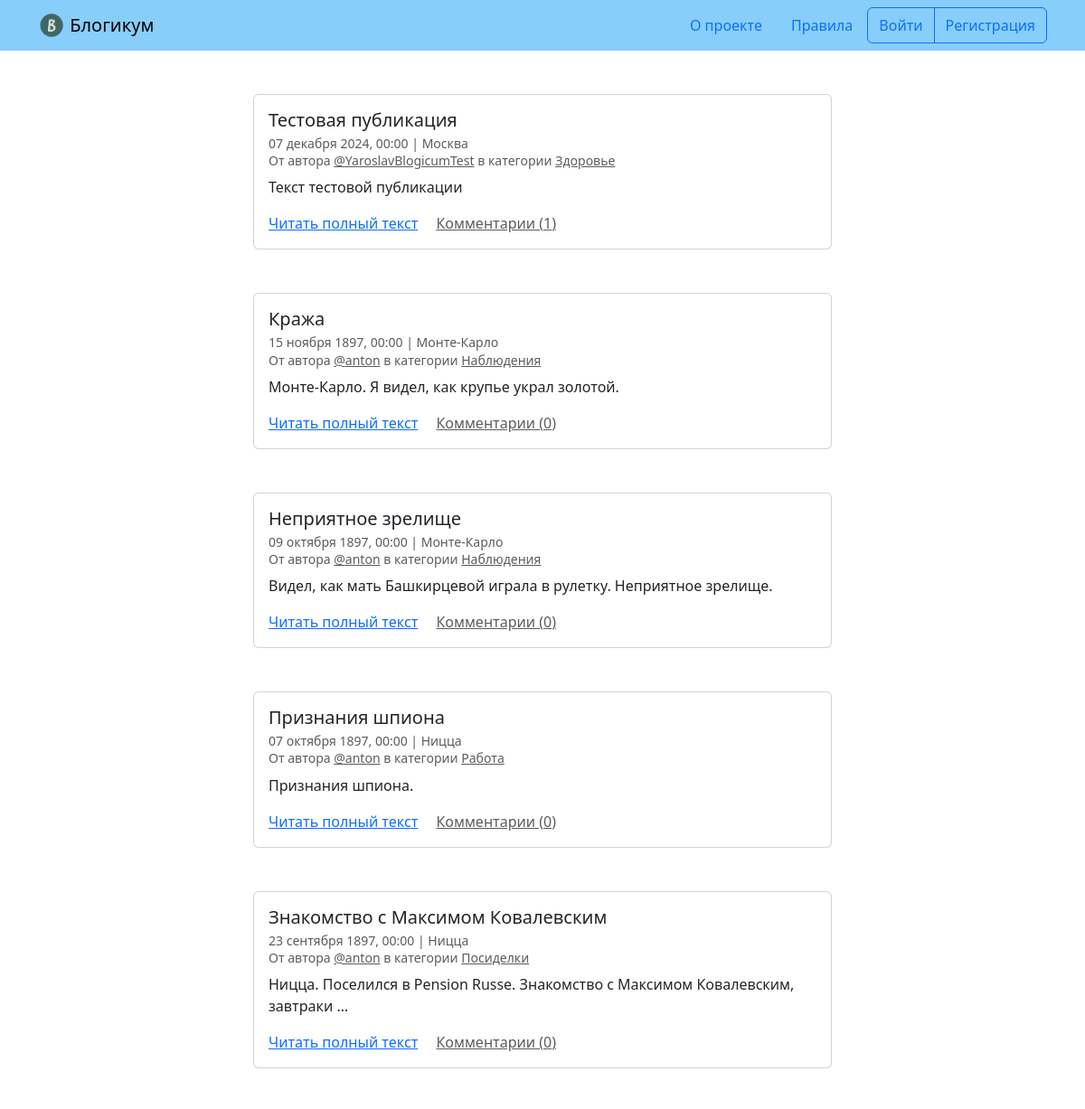
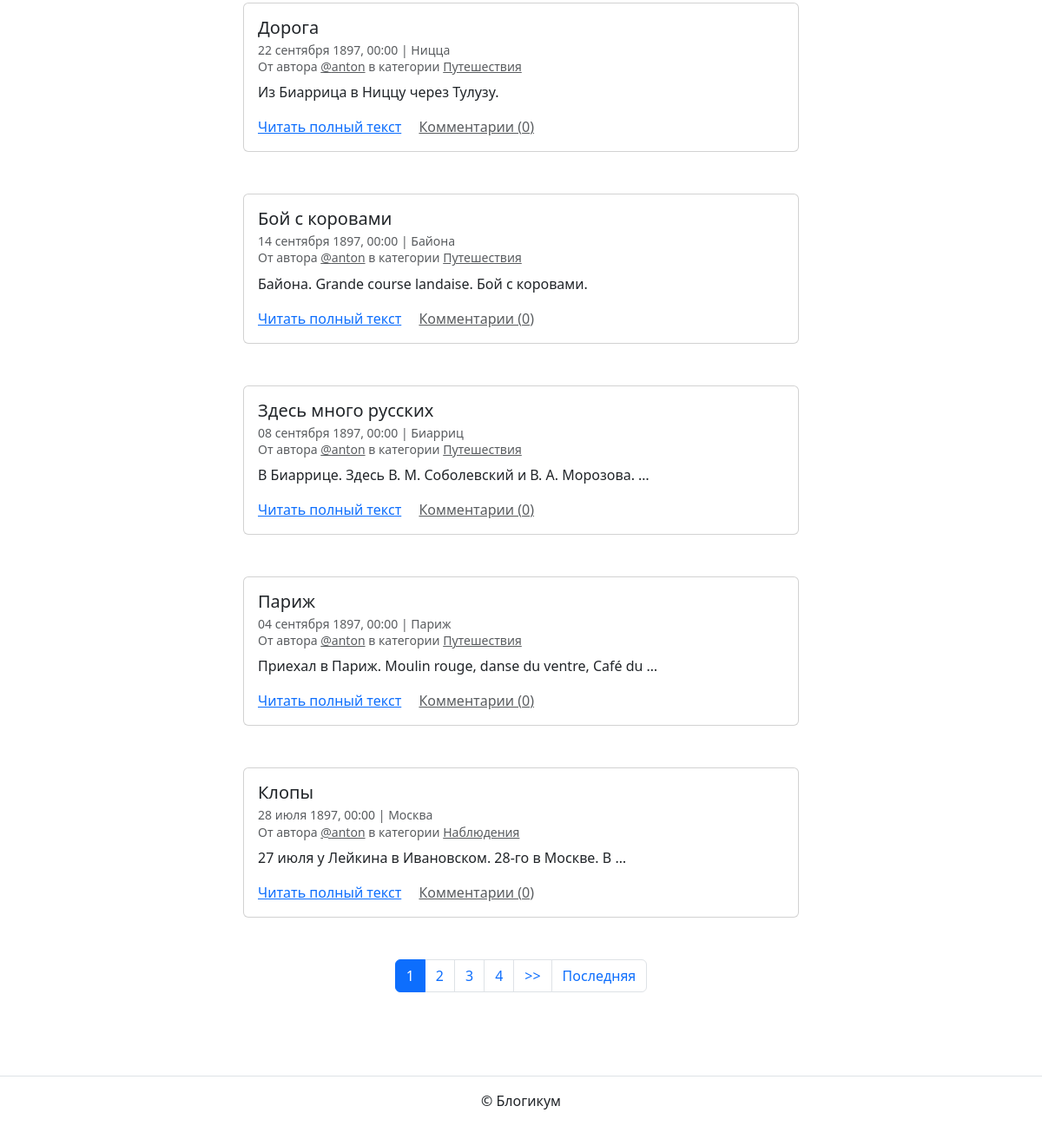
The page / on the database its author committed (2 pictures, top to bottom).
### blog/models.py (models this page shows)
class Blog(models.Model):
    is_published = models.BooleanField(
        default=True,
        verbose_name="Опубликовано",
        help_text="Снимите галочку, чтобы скрыть публикацию.",
    )
    created_at = models.DateTimeField(
        auto_now_add=True,
        verbose_name="Добавлено"
    )
    class Meta:
        abstract = True

class Post(Blog):
    title = models.CharField(max_length=256, verbose_name="Заголовок")
    text = models.TextField(verbose_name="Текст", )
    pub_date = models.DateTimeField(
        verbose_name="Дата и время публикации",
        help_text="Если установить дату "
                  "и время в будущем — "
                  "можно делать отложенные публикации."
    )
    author = models.ForeignKey(
        User,
        on_delete=models.CASCADE,
        verbose_name="Автор публикации",
        related_name="posts"
    )
    location = models.ForeignKey(
        Location,
        on_delete=models.SET_NULL,
        verbose_name="Местоположение",
        null=True,
        blank=True,
        related_name="posts"
    )
    category = models.ForeignKey(
        Category,
        on_delete=models.SET_NULL,
        verbose_name="Категория",
        null=True
    )
    image = models.ImageField(
        upload_to="media/",
        null=True,
        verbose_name="Картинка",
        blank=True,
    )
    class Meta:
        verbose_name = 'публикация'
        verbose_name_plural = 'Публикации'

class Location(Blog):
    name = models.CharField(max_length=256, verbose_name="Название места")
    class Meta:
        verbose_name = 'местоположение'
        verbose_name_plural = 'Местоположения'

class Category(Blog):
    title = models.CharField(max_length=256, verbose_name="Заголовок")
    description = models.TextField(verbose_name="Описание")
    slug = models.SlugField(unique=True,
                            verbose_name="Идентификатор",
                            help_text="Идентификатор страницы для URL; "
                                      "разрешены символы латиницы, "
                                      "цифры, дефис и подчёркивание."
                            )
    class Meta:
        verbose_name = 'категория'
        verbose_name_plural = 'Категории'

### blog/views.py (the view)
# urls.py: path('', views.index, name='index'),
def index(request):
    dt_now = timezone.now()
    posts = Post.objects.filter(
        pub_date__lte=dt_now,
        is_published=True,
        category__is_published=True
    )
    posts = index_posts(posts)
    paginator = Paginator(posts, 10)
    page_number = request.GET.get('page')
    page_obj = paginator.get_page(page_number)
    return render(request, 'blog/index.html', {'page_obj': page_obj})

### blog/views.py (called while the page is built)
def index_posts(posts):
    posts = posts.order_by('-pub_date')
    posts = posts.annotate(
        comment_count=Count("comment")
    ).order_by(
        "-pub_date"
    )
    return posts

### templates/blog/index.html (shortened to what this page needs)
{% extends "base.html" %}
{% block content %}
  {% for post in page_obj %}
    <article class="mb-5">
      {% include "includes/post_card.html" %}
    </article>
  {% endfor %}
  {% include "includes/paginator.html" %}
{% endblock %}

### templates/base.html (shortened to what this page needs)
{% load static %}
{% load django_bootstrap5 %}
<!DOCTYPE html>
<html lang="ru">
  <head>
    {% bootstrap_css %}
  </head>
  <body>
    {% include "includes/header.html" %}
    <main>
      <div class="container py-5">
        {% block content %}{% endblock %}
      </div>
    </main>
    {% include "includes/footer.html" %}
  </body>
</html>

### templates/includes/header.html
{% load static %}
<header>
  <nav class="navbar navbar-light" style="background-color: lightskyblue">
    <div class="container">
      <a class="navbar-brand" href="{% url 'blog:index' %}">
        <img src="{% static 'img/logo.png' %}" width="30" height="30" class="d-inline-block align-top" alt="">
        Блогикум
      </a>
      {% with request.resolver_match.view_name as view_name %}
        <ul class="nav  nav-pills">
          <li class="nav-item">
            <a class="nav-link {% if view_name == 'pages:about' %} text-white {% endif %}" href="{% url 'pages:about' %}">
              О проекте
            </a>
          </li>
          <li class="nav-item">
            <a class="nav-link {% if view_name == 'pages:rules' %} text-white {% endif %}" href="{% url 'pages:rules' %}">
              Правила
            </a>
          </li>
          {% if user.is_authenticated %}
            <div class="btn-group" role="group" aria-label="Basic outlined example">
              <button type="button" class="btn btn-outline-primary"><a class="text-decoration-none text-reset"
                  href="{% url 'blog:create_post' %}">Написать пост</a></button>
              <button type="button" class="btn btn-outline-primary"><a class="text-decoration-none text-reset"
                  href="{% url 'blog:profile' user.username %}">{{ user.username }}</a></button>
              <button type="button" class="btn btn-outline-primary"><a class="text-decoration-none text-reset"
                  href="{% url 'logout' %}">Выйти</a></button>
            </div>
          {% else %}
            <div class="btn-group" role="group" aria-label="Basic outlined example">
              <button type="button" class="btn btn-outline-primary"><a class="text-decoration-none text-reset"
                  href="{% url 'login' %}">Войти</a></button>
              <button type="button" class="btn btn-outline-primary"><a class="text-decoration-none text-reset"
                  href="{% url 'registration' %}">Регистрация</a></button>
            </div>
          {% endif %}
        </ul>
      {% endwith %}
    </div>
  </nav>
</header>

### templates/includes/post_card.html (shortened to what this page needs)
<div class="col d-flex justify-content-center">
  <div class="card" style="width: 40rem;">
    <div class="card-body">
      <h5 class="card-title">{{ post.title }}</h5>
      <h6 class="card-subtitle mb-2 text-muted">
        <small>
          {{ post.pub_date|date:"d E Y, H:i" }} | {% if post.location and post.location.is_published %}{{ post.location.name }}{% else %}Планета Земля{% endif %}<br>
          От автора <a class="text-muted" href="{% url 'blog:profile' post.author.username %}">@{{ post.author.username }}</a> в
          категории {% include "includes/category_link.html" %}
        </small>
      </h6>
      <p class="card-text">{{ post.text|truncatewords:10 }}</p>
      <a href="{% url 'blog:post_detail' post.id %}" class="card-link">Читать полный текст</a>
      <a href="{% url 'blog:post_detail' post.id %}" class="card-link text-muted">Комментарии ({{ post.comment_count }})</a>
    </div>
  </div>
</div>

### templates/includes/category_link.html
<a class="text-muted" href="{% url 'blog:category_posts' post.category.slug %}">
  {{ post.category.title }}
</a>

### templates/includes/paginator.html (shortened to what this page needs)
{% if page_obj.has_other_pages %}
  <nav aria-label="Page navigation" class="my-5">
    <ul class="pagination justify-content-center">
      {% for i in page_obj.paginator.page_range %}
        {% if page_obj.number == i %}
          <li class="page-item active">
            <span class="page-link">{{ i }}</span>
          </li>
        {% else %}
          <li class="page-item">
            <a class="page-link" href="?page={{ i }}">{{ i }}</a>
          </li>
        {% endif %}
      {% endfor %}
      {% if page_obj.has_next %}
        <li class="page-item">
          <a class="page-link" href="?page={{ page_obj.next_page_number }}">
            >>
          </a>
        </li>
        <li class="page-item">
          <a class="page-link" href="?page={{ page_obj.paginator.num_pages }}">
            Последняя
          </a>
        </li>
      {% endif %}
    </ul>
  </nav>
{% endif %}

### templates/includes/footer.html
<footer class="border-top text-center py-3">
  <p>© Блогикум</p>
</footer>

### rows shown on the page
Post: title "Тестовая публикация", pub_date "07 декабря 2024, 00:00", location.name "Москва", author.username "YaroslavBlogicumTest", category "Здоровье", text "Текст тестовой публикации", comment_count "1"
Post: title "Кража", pub_date "15 ноября 1897, 00:00", location.name "Монте-Карло", author.username "anton", category "Наблюдения", text "Монте-Карло. Я видел, как крупье украл золотой.", comment_count "0"
Post: title "Неприятное зрелище", pub_date "09 октября 1897, 00:00", location.name "Монте-Карло", author.username "anton", category "Наблюдения", text "Видел, как мать Башкирцевой играла в рулетку. Неприятное зрелище.", comment_count "0"
Post: title "Признания шпиона", pub_date "07 октября 1897, 00:00", location.name "Ницца", author.username "anton", category "Работа", text "Признания шпиона.", comment_count "0"
Post: title "Знакомство с Максимом Ковалевским", pub_date "23 сентября 1897, 00:00", location.name "Ницца", author.username "anton", category "Посиделки", text "Ницца. Поселился в Pension Russe. Знакомство с Максимом Ковалевским, завтраки …", comment_count "0"
Post: title "Дорога", pub_date "22 сентября 1897, 00:00", location.name "Ницца", author.username "anton", category "Путешествия", text "Из Биаррица в Ниццу через Тулузу.", comment_count "0"
Post: title "Бой с коровами", pub_date "14 сентября 1897, 00:00", location.name "Байона", author.username "anton", category "Путешествия", text "Байона. Grande course landaise. Бой с коровами.", comment_count "0"
Post: title "Здесь много русских", pub_date "08 сентября 1897, 00:00", location.name "Биарриц", author.username "anton", category "Путешествия", text "В Биаррице. Здесь В. М. Соболевский и В. А. Морозова. …", comment_count "0"
Post: title "Париж", pub_date "04 сентября 1897, 00:00", location.name "Париж", author.username "anton", category "Путешествия", text "Приехал в Париж. Moulin rouge, danse du ventre, Café du …", comment_count "0"
Post: title "Клопы", pub_date "28 июля 1897, 00:00", location.name "Москва", author.username "anton", category "Наблюдения", text "27 июля у Лейкина в Ивановском. 28-го в Москве. В …", comment_count "0"

### other values the page prints
{{ i }} "1"
{{ i }} "2" "3" "4"
